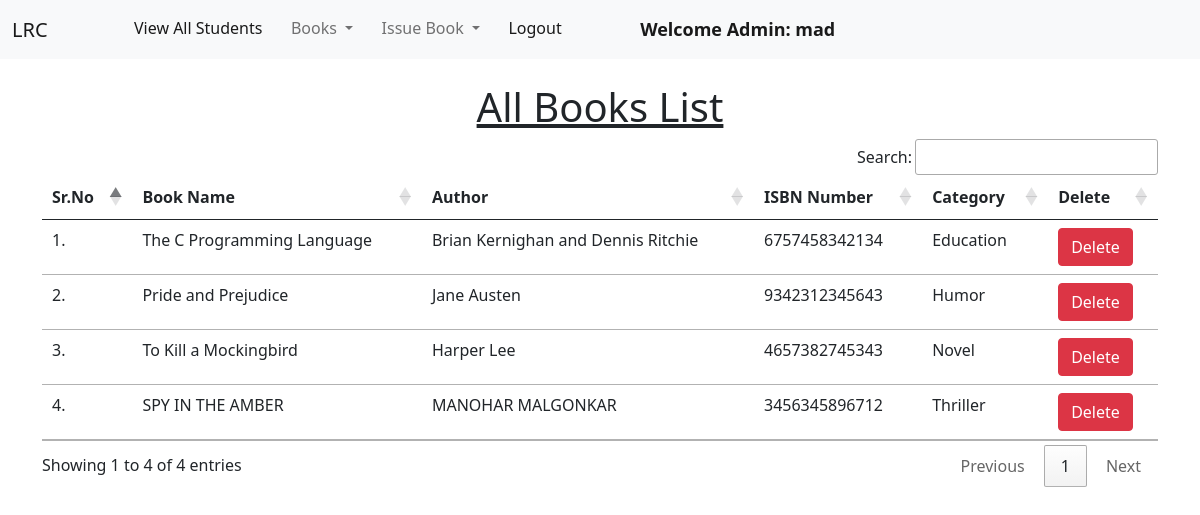
The app's page /view_books/ (signed in), older data.
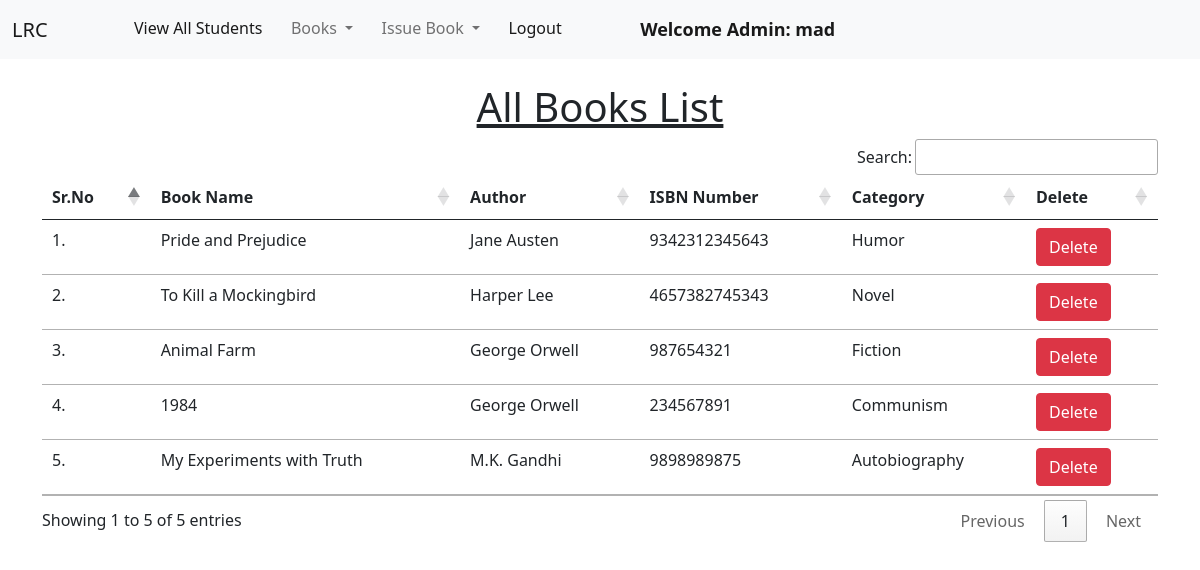
The same page, newer data.
### library/models.py (models this page shows, shortened)
class Book(models.Model):
    name = models.CharField(max_length=200)
    author = models.CharField(max_length=200)
    isbn = models.PositiveIntegerField()
    category = models.CharField(max_length=50)

### library/views.py (the view)
# urls.py: path("view_books/", views.view_books, name="view_books"),
@login_required(login_url = '/admin_login')
def view_books(request):
    books = Book.objects.all()
    return render(request, "view_books.html", {'books':books})

### library/templates/view_books.html (shortened to what this page needs)
{% extends 'admin_navbar.html' %}
{% load static %}
{% block body %}
<div class="container mt-4">
    <h1 class="text-center"><u>All Books List</u></h1>
    <table class="table table-hover" id="example">
        <thead>
            <tr>
                <th>Sr.No</th>
                <th>Book Name</th>
                <th>Author</th>
                <th>ISBN Number</th>
                <th>Category</th>
                <th>Delete</th>
            </tr>
        </thead>
        <tbody>
            {% for book in books %}
            <tr>
                <td>{{forloop.counter}}.</td>
                <td>{{book.name}}</td>
                <td>{{book.author}}</td>
                <td>{{book.isbn}}</td>
                <td>{{book.category}}</td>
                <td><a href="/delete_book/{{book.id}}/" class="btn btn-danger" onclick="return confirm('Are you sure you want to delete this book?')">Delete</a></td>
            </tr>
            {% endfor %}
        </tbody>
    </table>
    </div>
{% endblock %}

Row changes from the older to the newer data that the page shows:
removed Book: name "The C Programming Language", author "Brian Kernighan and Dennis Ritchie", isbn "6757458342134", category "Education"
removed Book: name "SPY IN THE AMBER", author "MANOHAR MALGONKAR", isbn "3456345896712", category "Thriller"
added Book: name "Animal Farm", author "George Orwell", isbn "987654321", category "Fiction"
added Book: name "1984", author "George Orwell", isbn "234567891", category "Communism"
added Book: name "My Experiments with Truth", author "M.K. Gandhi", isbn "9898989875", category "Autobiography"
Text that changed along with them:
text written by a page script: "Search: Showing 1 to 4 of 4 entries Previous 1 Next" → "Search: Showing 1 to 5 of 5 entries Previous 1 Next"
